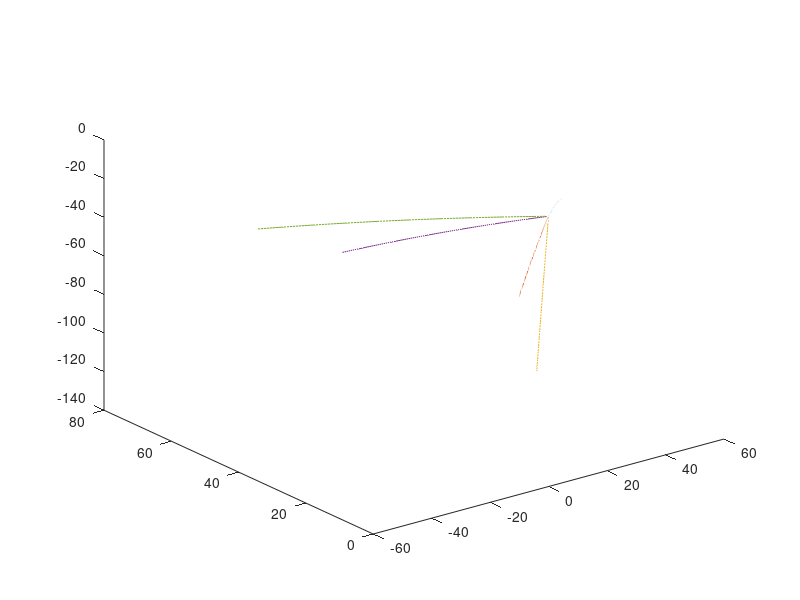

Reproduce this figure in MATLAB.
clear ; clc;
M = 20; % the mass in kg
BOMB_RADIUS = 0.25; %in meters
Bomb_Volume = (3/4)*pi*BOMB_RADIUS^3; %2 dimensinal
density = M/Bomb_Volume; % mass per unit volume
explosion_force = 2000 + (rand*1000); %newtons
explosion_impulse_time = 0.1;
impulse = explosion_force*explosion_impulse_time;
n_fragments = 5;
fragment_masses = zeros(1, n_fragments);
remaining_mass = M;
for i=1:n_fragments-1
    %largest fragment is less than 60% of remainder, greater than 10%
    %this way we don't have (or 'ignore') minisicule pieces
    fragment_masses(i) = (0.1*remaining_mass) + (0.5*rand*remaining_mass);
    remaining_mass = remaining_mass - fragment_masses(i);
end
fragment_masses(n_fragments) = remaining_mass;

%if each fragment is a circle sector (with sides R = 0.25)
%the angle for each sector is given by
x_speed_fragments = zeros(1, n_fragments);
y_speed_fragments = zeros(1, n_fragments);
z_speed_fragments = zeros(1, n_fragments);

fragment_angles_theta = (2*pi)*(fragment_masses/M);
fragment_angles_phi = (pi)*(fragment_masses/M);
starting_angle_theta = rand*2*pi;
starting_angle_phi = rand*pi;
for i=1:n_fragments
    alpha = starting_angle_theta + fragment_angles_theta(i)/2;
    beta = starting_angle_phi + fragment_angles_phi(i)/2;
    x_speed_fragments(i) = impulse*cos(alpha)*cos(beta)/fragment_masses(i);
    y_speed_fragments(i) = impulse*sin(alpha)*cos(beta)/fragment_masses(i);
    z_speed_fragments(i) = impulse*sin(beta)/fragment_masses(i);
    starting_angle_theta = starting_angle_theta + fragment_angles_theta(i);
    starting_angle_phi = starting_angle_phi + fragment_angles_phi(i);
end
numberofsteps = 100;
fragment_x_positions = zeros(n_fragments, numberofsteps);
fragment_y_positions = zeros(n_fragments, numberofsteps);
fragment_z_positions = zeros(n_fragments, numberofsteps);

for k=1:numberofsteps
    t = 0.01*k;
    for i=1:n_fragments
        fragment_x_positions(i, k) = x_speed_fragments(i)*t;
        fragment_y_positions(i, k) = y_speed_fragments(i)*t;
        fragment_z_positions(i, k) = (z_speed_fragments(i)*t) - (5*t^2);
    end
end
for i=1:n_fragments
    plot3(fragment_x_positions(i, :), fragment_y_positions(i, :), fragment_z_positions(i, :))
    hold on
end
hold off %erase this to see a bunch of different explosions together